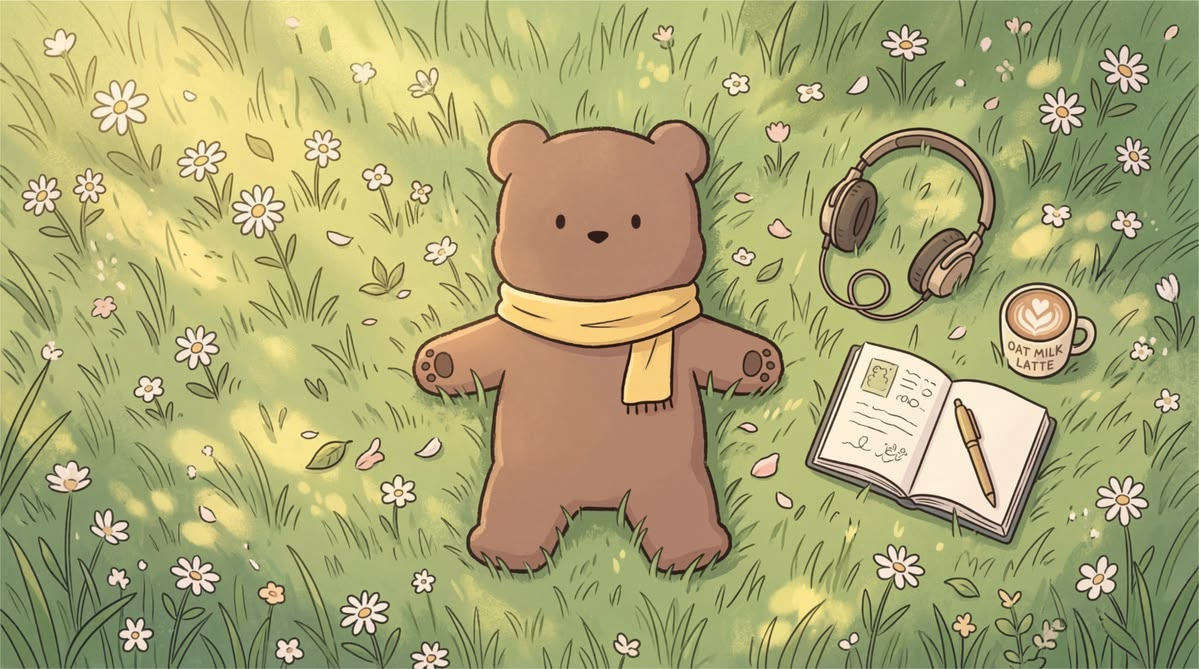
#> input picture files/bear_lying_ing_grass.jpg, 1199 x 669 px
$ python imgtest.py
#> lines starting #> are read from the running program, lines starting #| are printed output that depends on the picture
### files/image_process.py
from pathlib import Path
from PIL import Image, ImageEnhance

DEFAULT_COLS = 226
DEFAULT_LINES = 62
DEFAULT_PALETTE_SIZE = 14

def process_image_for_terminal(
    image_path,
    target_cols=DEFAULT_COLS,
    target_lines=DEFAULT_LINES,
    palette_size=DEFAULT_PALETTE_SIZE,
):
    """Load, pad to fit (letterbox/pillarbox), enhance, resize, and quantize."""
#> called with image_path = 'files/bear_lying_ing_grass.jpg', target_cols = 80, target_lines = 24, palette_size = 14
    target_width = max(1, int(target_cols))
    target_height = max(1, int(target_lines) * 2)
    source_path = Path(image_path)

    img = Image.open(source_path).convert("RGB")
#> img is the input picture: PIL image 1199x669 RGB; mean R, G, B 171.4, 168.4, 116.7

    # 1. Calculate dimensions to fit inside the terminal without stretching
    target_ratio = target_width / target_height
    img_ratio = img.width / img.height
#> img_ratio = 1.79

    if img_ratio > target_ratio:
        # Image is wider than terminal space -> Fit to width, pad top/bottom
        new_width = target_width
        new_height = int(target_width / img_ratio)
#> new_height = 44
    else:
        # Image is taller than terminal space -> Fit to height, pad sides
        new_height = target_height
        new_width = int(target_height * img_ratio)

    # Scale the image down (or up) to perfectly fit inside the bounds
    img = img.resize((new_width, new_height), Image.Resampling.LANCZOS)
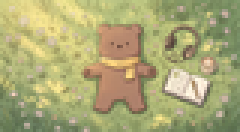
#> img: PIL image 80x44 RGB (shown 3 times larger); mean R, G, B 171.3, 168.4, 116.6

    # Create a solid pure black canvas exactly the size of the terminal grid
    canvas = Image.new("RGB", (target_width, target_height), (0, 0, 0))
#> canvas: PIL image 80x48 RGB; every value is 0

    # Calculate exact center coordinates
    offset_x = (target_width - new_width) // 2
    offset_y = (target_height - new_height) // 2
#> offset_y = 2

    # Paste the resized photo onto the black canvas
    canvas.paste(img, (offset_x, offset_y))
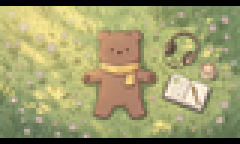
#> canvas: PIL image 80x48 RGB (shown 3 times larger); mean R, G, B 157, 154.3, 106.9
    img = canvas

    # 2. VIBRANCY & BRIGHTNESS BOOST
    # Terminals naturally deaden colors. We counteract this by pumping up the source.

    # Boost Color Saturation by 40% to make the neon/tones pop
    color_enhancer = ImageEnhance.Color(img)
    img = color_enhancer.enhance(1.0)

    # Boost Brightness by 20% to fight the quantization dimming
    brightness_enhancer = ImageEnhance.Brightness(img)
    img = brightness_enhancer.enhance(1.0)

    # 3. Quantize the padded image
    # (Because the canvas is already target_width x target_height, we skip the second resize)
    img = img.quantize(colors=palette_size, method=Image.Quantize.MAXCOVERAGE)
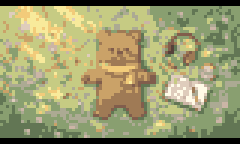
#> img: PIL image 80x48 P (shown 3 times larger); mean R, G, B 155.8, 155.5, 109.7

    raw_palette = img.getpalette()[: palette_size * 3]
#> raw_palette = 42 values, max 255 at index 3, min 0 at index 0, mean 147
    rgb_palette = [
        (raw_palette[i], raw_palette[i + 1], raw_palette[i + 2])
        for i in range(0, len(raw_palette), 3)
    ]
#> rgb_palette = [(0, 0, 0), (255, 251, 231), (159, 122, 85), (242, 203, 122), (85, 65, 58), (172, 170, 147), (223, 205, 188), (98, 118, 84), (202, 162, 104), (137, 159, 112), (248, 234, 155), (198, 203, 131), (129, 93, 76), (203, 181, 166)]

    # Boost the extracted palette colors directly so the values that reach
    # curses.init_color() are vivid, not the averaged-down quantization centroids.
    rgb_palette = [_boost_palette_color(r, g, b) for r, g, b in rgb_palette]
#> rgb_palette = [(7, 7, 7), (255, 251, 231), (159, 122, 85), (242, 203, 122), (85, 65, 58), (172, 170, 147), (223, 205, 188), (98, 118, 84), (202, 162, 104), (137, 159, 112), (248, 234, 155), (198, 203, 131), (129, 93, 76), (203, 181, 166)]

    return img, rgb_palette


def _boost_palette_color(r, g, b, saturation=1.0, brightness=1.0):
    """
    Push each palette color toward vivid and bright.
    Saturation: pulls each channel away from the grey midpoint.
    Brightness: scales all channels up, clamped to 255.
    Minimum floor: prevents true black from swallowing dark-but-colored entries.
    """
    # Normalize to 0.0–1.0
    rf, gf, bf = r / 255.0, g / 255.0, b / 255.0

    # Brightness boost
    rf = min(1.0, rf * brightness)
    gf = min(1.0, gf * brightness)
    bf = min(1.0, bf * brightness)

    # Saturation boost: push away from perceptual grey
    grey = 0.299 * rf + 0.587 * gf + 0.114 * bf
    rf = min(1.0, grey + (rf - grey) * saturation)
    gf = min(1.0, grey + (gf - grey) * saturation)
    bf = min(1.0, grey + (bf - grey) * saturation)

    # Floor: no channel goes below 8/255 so dark colors stay colored, not black
    rf = max(0.031, rf)
    gf = max(0.031, gf)
    bf = max(0.031, bf)

    return int(rf * 255), int(gf * 255), int(bf * 255)

### scripts/imgtest.py
import sys
from pathlib import Path

REPO_ROOT = Path(__file__).resolve().parent.parent
sys.path.insert(0, str(REPO_ROOT))

from files.image_process import process_image_for_terminal

sample_image = REPO_ROOT / "files" / "bear_lying_ing_grass.jpg"
img, palette = process_image_for_terminal(str(sample_image), target_cols=80, target_lines=24)
#> palette has the same summary as rgb_palette in process_image_for_terminal
print("size:", img.size)
#| size: (80, 48)
print("mode:", img.mode)
#| mode: P
print("palette entries:", len(palette))
#| palette entries: 14
img.save(str(Path(__file__).resolve().parent / "processed_preview.png"))

$ run again, with files/city_sunset.jpg copied over files/bear_lying_ing_grass.jpg
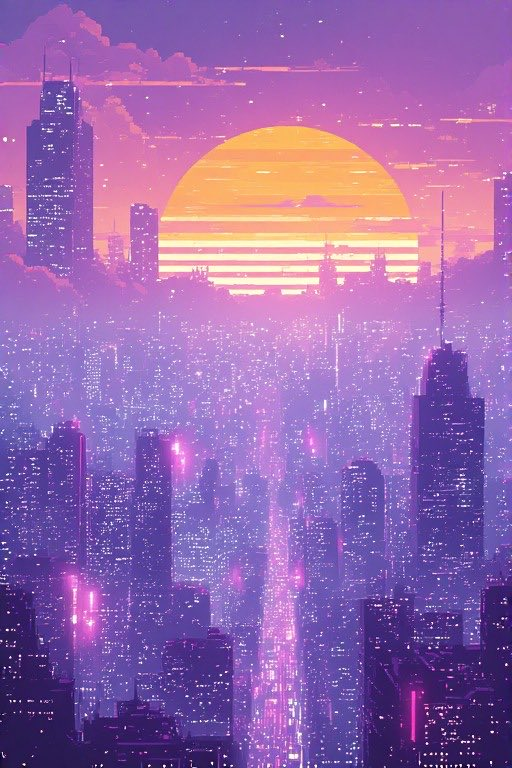
#> input picture files/city_sunset.jpg, 512 x 768 px
#> in process_image_for_terminal, img is the input picture: PIL image 512x768 RGB; mean R, G, B 150.3, 103.1, 171.6
#> in process_image_for_terminal, `canvas.paste(img, (offset_x, offset_y))`:
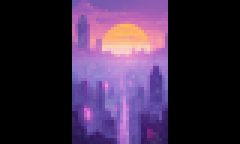
#> canvas: PIL image 80x48 RGB (shown 3 times larger); mean R, G, B 60.1, 41.3, 68.7
#> in process_image_for_terminal, `img = img.quantize(colors=palette_size, method=Image.Quantize.MAXCOVER..`:
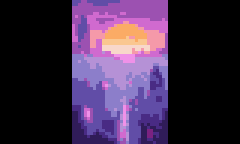
#> img: PIL image 80x48 P (shown 3 times larger); mean R, G, B 59.6, 40.9, 69.5
#> raw_palette = 42 values, max 251 at index 12, min 0 at index 3, mean 141.6
#> in process_image_for_terminal, `rgb_palette = [ (raw_palette[i], raw_palette[i + 1], raw_palette[i + 2..`: rgb_palette = [(248, 215, 202), (0, 0, 0), (97, 77, 167), (208, 106, 207), (251, 171, 101), (48, 28, 89), (140, 126, 202), (245, 153, 169), (123, 34, 129), (239, 145, 232), (156, 81, 177), (250, 199, 144), (73, 43, 132), (181, 145, 214)]
#> in process_image_for_terminal, `rgb_palette = [_boost_palette_color(r, g, b) for r, g, b in rgb_palette]`: rgb_palette = [(248, 215, 202), (7, 7, 7), (97, 77, 167), (208, 106, 207), (251, 171, 101), (48, 28, 89), (140, 126, 202), (245, 153, 169), (123, 34, 129), (239, 145, 232), (156, 81, 177), (250, 199, 144), (73, 43, 132), (181, 145, 214)]
#> palette has the same summary as rgb_palette in process_image_for_terminal
#| size: (80, 48)
#| mode: P
#| palette entries: 14
